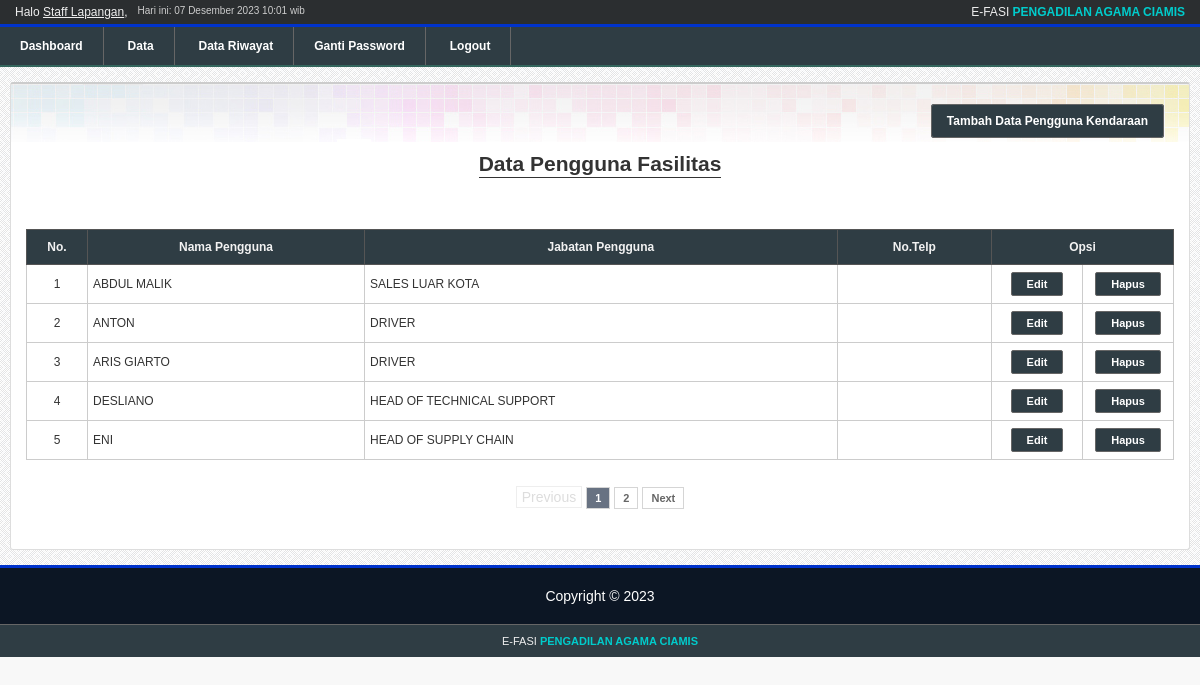
Screenshot of /skripsi/apps/penggunakendaraan/index.php (signed in) with the database file from the repository.
### tables this page shows
CREATE TABLE `user` (
  `id_user` tinyint(2) NOT NULL,
  `username` varchar(35) NOT NULL,
  `namalengkap` varchar(50) NOT NULL,
  `password` char(40) NOT NULL,
  `tipe_user` enum('manager','admin','slapangan') NOT NULL,
  `no_telp` varchar(14) NOT NULL,
  `terakhir_login` datetime NOT NULL,
  `token` text NOT NULL
);

CREATE TABLE `pengguna_kendaraan` (
  `id_penggunakendaraan` int(11) NOT NULL,
  `nama_pengguna` varchar(35) NOT NULL,
  `jabatan_pengguna` varchar(35) NOT NULL,
  `no_telp` varchar(16) NOT NULL,
  `tgl_input` date NOT NULL,
  `id_user` tinyint(2) NOT NULL
);

### skripsi/modules/connect.php (called while the page is built, shortened)
<?php
$connect = mysqli_connect(DB_HOST, DB_USER, DB_PASSWORD);
if($connect){
    function query($sql){
        global $connect;
        $query = mysqli_query($connect, $sql);
        return  $query;
    }
} else {
    die('Unable to connect to '.DB_HOST);
}
?>

### skripsi/modules/library.php (called while the page is built, shortened)
<?php
function monthToId($month){
    switch($month){
        default:
            $month = 'Desember';
            break;
    }
    return $month;
}

### skripsi/apps/penggunakendaraan/default.php (the view, shortened to what this page needs)
<ul id="content-menu">
	<li><a class="btn" href='?sub=add.php'>Tambah Data Pengguna Kendaraan</a></li>
</ul>
<h2 class="content-title">
	<span>Data Pengguna Fasilitas</span>
</h2>
<table border="1" class="list">
<tr>
	<th width="40">No.</th>
	<th>Nama Pengguna</th>
	<th>Jabatan Pengguna</th>
	<th>No.Telp</th>
	<th colspan='2'>Opsi</th>
</tr>
<?php
$sql = "SELECT * FROM pengguna_kendaraan ORDER BY nama_pengguna ASC";
$query = query($sql);
$totalRows = mysqli_num_rows($query);
$limit = 5;
$pages = new Paginator($limit, 'page');
$pages->set_total($totalRows);
parse_str($_SERVER['QUERY_STRING'], $params);
unset($params['page']);
$params = empty($params) ? '' : '&'.http_build_query($params);
$pagination = $pages->page_links('?', $params);
$sql .= ' '.$pages->get_limit();
$query = query($sql);
$no = 1 + (( ($_GET['page'] ?  $_GET['page'] : 1) - 1) * $limit);
if($totalRows == 0){
	?>
	<tr>
		<td colspan="4" class="nodata">Belum ada data</td>
	</tr>
	<?php
} else {
	while($data = mysqli_fetch_array($query)){
		?>
		<tr>
			<td align="center"><?php echo $no;?></td>
			<td><?php echo $data['nama_pengguna'];?></td>
			<td><?php echo $data['jabatan_pengguna'];?></td>
			<td><?php echo $data['no_telp'];?></td>
			<td align="center" width="80">
				<form method='POST' action='?sub=edit.php'>
				<input type='submit' name='edit' Value='Edit'>
				</form>
			</td>
			<td align="center" width="80">
				<form method='POST' action='action.php'>
				<input type='submit' name='delete' Value='Hapus'>
				</form>
			</td>
		</tr>
		<?php
		++$no;
	}
}?>
</table>
<?php
echo $pagination;
?>

### skripsi/apps/components/header.php (shortened to what this page needs)
<?php
$sql = "SELECT * FROM user WHERE id_user='{$_SESSION['id_user']}'";
$query = query($sql);
$data = mysqli_fetch_array($query);
?>
<div id="header">
    <div id="top-bar">
        <div id="hello"><?php echo 'Halo <u>'.$data['namalengkap'].'</u>';?>, </div>
        <div id="date">Hari ini: <?php echo date('d'),' ',monthToId(date('m')),' ', date('Y H:i');?> wib</div>
        <div id="appname">E-FASI <b>PENGADILAN AGAMA CIAMIS</b></div>
    </div>
   <ul id="menu">
    <li<?php echo $page == 'home' ? ' class="active"' : ''; ?>>
        <a href="<?php echo APPURL; ?>/home/">Dashboard</a>
    </li>
    <li<?php echo $page == 'kendaraan' ? ' class="active"' : ''; ?>>
        <a href="<?php echo APPURL; ?>/kendaraan/">Data</a>
    </li>
    <li<?php echo $page == 'asuransi' ? ' class="active"':'';?>><a href="<?php echo APPURL;?>/asuransi/">Data Riwayat</a><li>
    <li<?php echo $page == 'changepassword' ? ' class="active"' : ''; ?>>
        <a href="<?php echo APPURL; ?>/changepassword/">Ganti Password</a>
    </li>
    <li>
        <a href="<?php echo APPURL; ?>/login/logout.php">Logout</a>
    </li>
</ul>
</div>

### skripsi/css/style.css (style rules this page uses)
html, body { padding:0; margin:0; }
body { font-size:9pt; background-color:#f8f8f8; color:#333; font-family: arial; font-size: 14px; }
input[type=submit], input[type=reset] { padding:6px 14px; }
input[type=submit] { background-color:#6cc61d; border:1px solid #333; color:#f9f9f9; padding:6px 30px; font-size: 13px; cursor:pointer; border-radius:2px; font-weight: bold; }
#top-bar { color:#eee; background-color:#2b2e30; padding:5px 15px; font-size:12px; overflow:hidden; }
#top-bar #appname { float:right; }
#top-bar #appname b { color:#00CCCC; }
#top-bar #hello, #top-bar #date { float:left; }
#top-bar #date { color:#ccc; margin-left:10px; font-size:10px; }
#menu { border-top:3px solid #0033CC; border-bottom:2px solid rgb(52, 102, 93); background-color:#2F3D44; color:#fff; padding:0; margin:0; display:block; width: 100%; }
#menu li { display:inline-block; list-style-type:none; }
#menu li a { color:#fff; font-weight: bold; text-decoration:none; font-family:arial; display:block; padding:12px 20px; border-right:1px solid #666; font-size:12px; position:relative }
a { color:#0033CC; }
table.list { border-collapse: collapse; width:100%; background-color:#fff; }
table.list th { background-color:#2F3D44; color:#f2f2f2; font-weight:bold; border:1px solid #555; font-size:12px; padding:10px; }
table.list td { border:1px solid #ccc; font-size:12px; padding:7px 5px; }
table.list form { margin:0; padding:0; }
table.list button, table.list input[type=button], table.list input[type=submit] { padding:5px 15px; background-color:#2F3D44; border:1px solid #666; border-radius:2px; color:#fff; text-decoration:none; font-size:11px; }
h2.content-title { text-align:center; margin:50px 0; line-height:30px; }
h2.content-title span { border-bottom:1px solid #333; padding-bottom:2px; }
#content-menu { padding:0; margin:15px 0 20px 0; float:right; }
#content-menu li { display:inline-block; margin-right:10px; }
#content-menu li a { padding:9px 15px; background-color:#2F3D44; border:1px solid #666; border-radius:3px; color:#fff; text-decoration:none; font-size:12px; font-weight: bold; }

### rows the page displays
user: namalengkap "Staff Lapangan"
pengguna_kendaraan: nama_pengguna "ABDUL MALIK", jabatan_pengguna "SALES LUAR KOTA"
pengguna_kendaraan: nama_pengguna "ANTON", jabatan_pengguna "DRIVER"
pengguna_kendaraan: nama_pengguna "ARIS GIARTO", jabatan_pengguna "DRIVER"
pengguna_kendaraan: nama_pengguna "DESLIANO", jabatan_pengguna "HEAD OF TECHNICAL SUPPORT"
pengguna_kendaraan: nama_pengguna "ENI", jabatan_pengguna "HEAD OF SUPPLY CHAIN"
